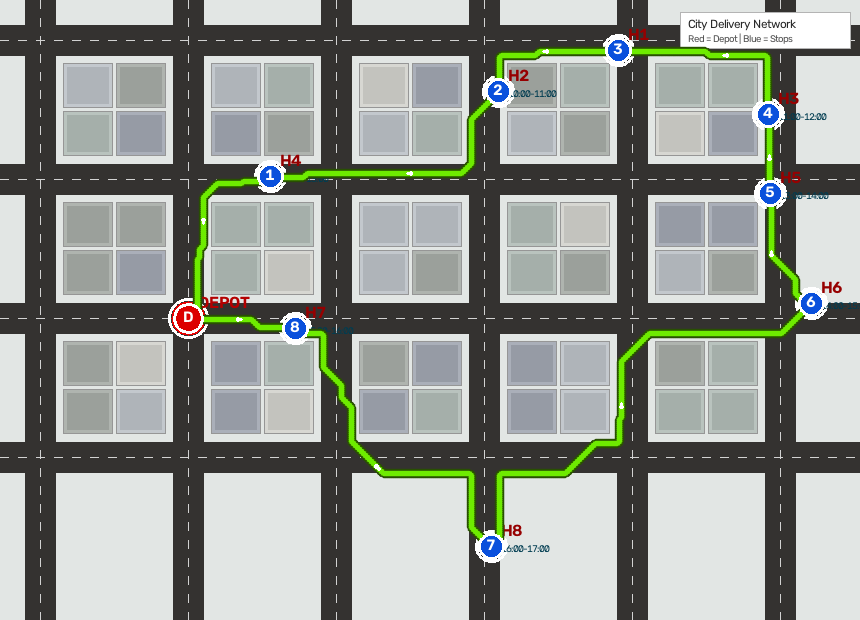
#> input picture route_road_test.png, 860 x 620 px
$ python -i pathfinding.py   (imports and definitions only)
#> lines starting #> are read from the running program, lines starting #| are printed output that depends on the picture; after the words box and inside, x2 and y2 are one past the last pixel; in counts of white or black regions, pixels touching at a corner belong together
#> further down, picture is the input picture: shape (620, 860, 3); mean B, G, R 148.5, 154.5, 149.8
"""
pathfinding.py — Road Extraction & A* Pathfinding Engine
Last-Mile Delivery Route Optimiser
-------------------------------------------------------
Responsibilities:
  • Convert map to grayscale and threshold to isolate road/street pixels.
  • Snap off-road or building coordinates to the nearest walkable road pixel.
  • Fast A* search on 2D road grids using 8-connectivity and NumPy acceleration.
  • Calculate true pairwise A* road distance matrix strictly between the primary Red Depot
    (Index 0) and all selected Blue Houses.
  • Render road-following polylines with turn indicators, arrows, and step badges.
"""

from __future__ import annotations

import heapq
import math
import time
from typing import Optional
import cv2
import numpy as np


class RoadGrid:
    """
    Manages the 2D walkable road grid, coordinate snapping, and fast A* search.
    """

    # [161 lines left out: functions __init__, snap_to_road, find_path, not called in this run]


# ──────────────────────────────────────────────────────────────────────────────
# Road Extraction & Masking
# ──────────────────────────────────────────────────────────────────────────────

def extract_road_mask(
    image: np.ndarray,
    road_type: str = "dark",
    threshold: int = 140,
    node_coords: Optional[list[tuple[int, int]]] = None,
    unblock_radius: int = 20,
) -> np.ndarray:
    """
    Extract a binary mask where road pixels are 255 (walkable) and buildings are 0.

    Parameters
    ----------
    image          : Loaded BGR or RGB map image.
    road_type      : "dark" (asphalt/dark roads on light map) or "light" (bright corridors).
    threshold      : Grayscale cutoff threshold (0..255).
    node_coords    : Optional list of (cx, cy) centroids for depot/houses.
                     These regions are stamped as walkable so colored dot markers
                     do not act as obstacles blocking road access.
    unblock_radius : Radius around each stop to guarantee road connectivity.
    """
#> called with road_type = 'dark', threshold = 140, unblock_radius = 20
    if image.ndim == 3:
        gray = cv2.cvtColor(image, cv2.COLOR_BGR2GRAY)
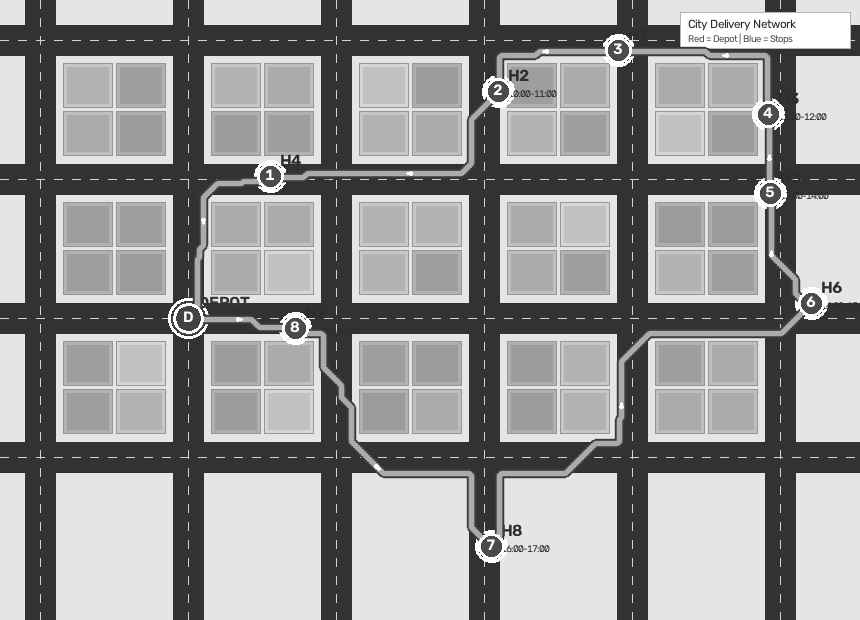
#> gray: shape (620, 860); min 40, max 255, mean 152.4
    else:
        gray = image.copy()

    if road_type == "dark":
        # Road pixels are darker than surrounding buildings
        _, mask = cv2.threshold(gray, threshold, 255, cv2.THRESH_BINARY_INV)
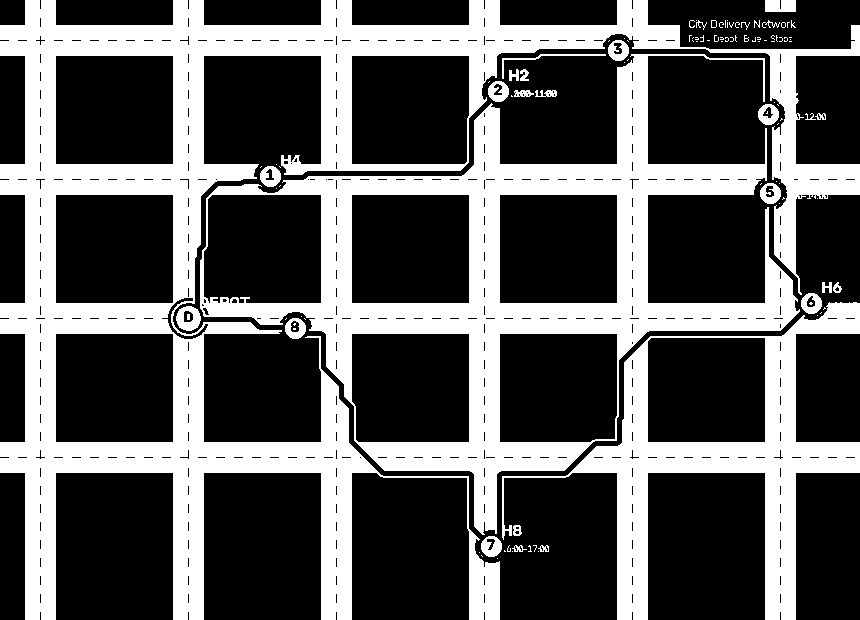
#> mask: shape (620, 860); 34.5% white; 109 white regions (79 under 20 px), largest, box (x1, y1, x2, y2) and area: (0, 0, 860, 620) 96990, (200, 54, 800, 535) 57612, (502, 302, 860, 620) 24823
    else:
        # Road pixels are lighter than surroundings
        _, mask = cv2.threshold(gray, threshold, 255, cv2.THRESH_BINARY)

    # Morphological closing to seal small road cracks/dashes
    kernel_close = cv2.getStructuringElement(cv2.MORPH_RECT, (5, 5))
    mask = cv2.morphologyEx(mask, cv2.MORPH_CLOSE, kernel_close)
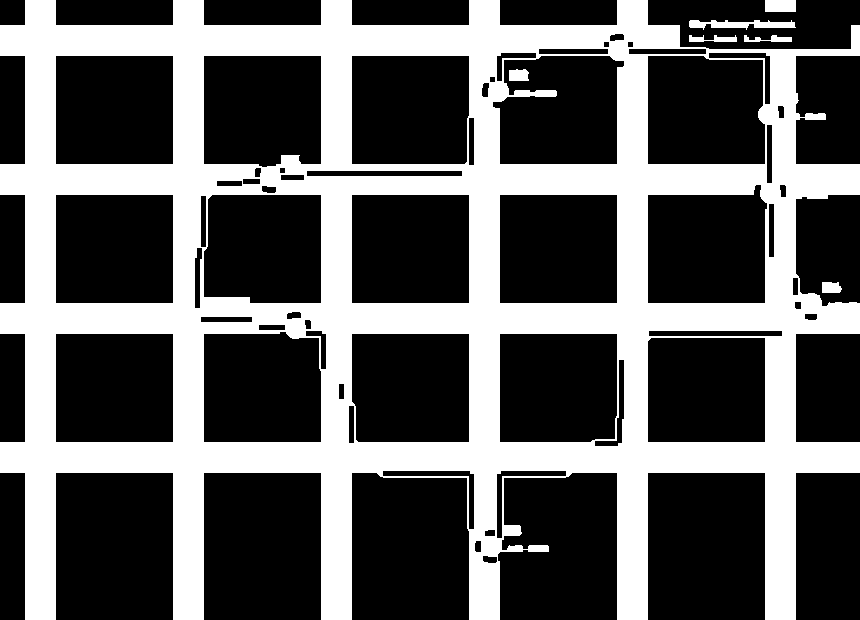
#> mask: shape (620, 860); 36.1% white; 7 white regions, largest, box (x1, y1, x2, y2) and area: (0, 0, 860, 620) 190471, (689, 20, 796, 30) 650, (765, 0, 796, 12) 372

    # Ensure all delivery stops and the primary depot have walkable access paths
    if node_coords:
        for cx, cy in node_coords:
            cv2.circle(mask, (int(cx), int(cy)), unblock_radius, 255, -1)

    return mask


# ──────────────────────────────────────────────────────────────────────────────
# Pairwise Road Distance Matrix Builder
# ──────────────────────────────────────────────────────────────────────────────

# [33 lines left out: function build_road_distance_matrix, not called in this run]


# ──────────────────────────────────────────────────────────────────────────────
# Road-Following Route Drawing
# ──────────────────────────────────────────────────────────────────────────────

LEG_PALETTE: list[tuple[int, int, int]] = [
    (235, 175, 40),   # Leg 1: Sky Blue / Cyan (BGR)
    (40, 215, 90),    # Leg 2: Emerald Green
    (210, 50, 230),   # Leg 3: Bright Magenta / Violet
    (20, 150, 255),   # Leg 4: Amber / Orange
    (240, 80, 160),   # Leg 5: Electric Purple
    (40, 220, 240),   # Leg 6: Golden Yellow
    (70, 100, 245),   # Leg 7: Coral Red
    (160, 230, 50),   # Leg 8: Lime Green
]
RETURN_LEG_COLOR: tuple[int, int, int] = (0, 210, 255)  # Gold/Amber for return to depot


# [143 lines left out: function draw_road_following_route, not called in this run]

>>> import cv2
>>> picture = cv2.imread('route_road_test.png')
>>> result = extract_road_mask(picture)

$ run again, on generated_map.png
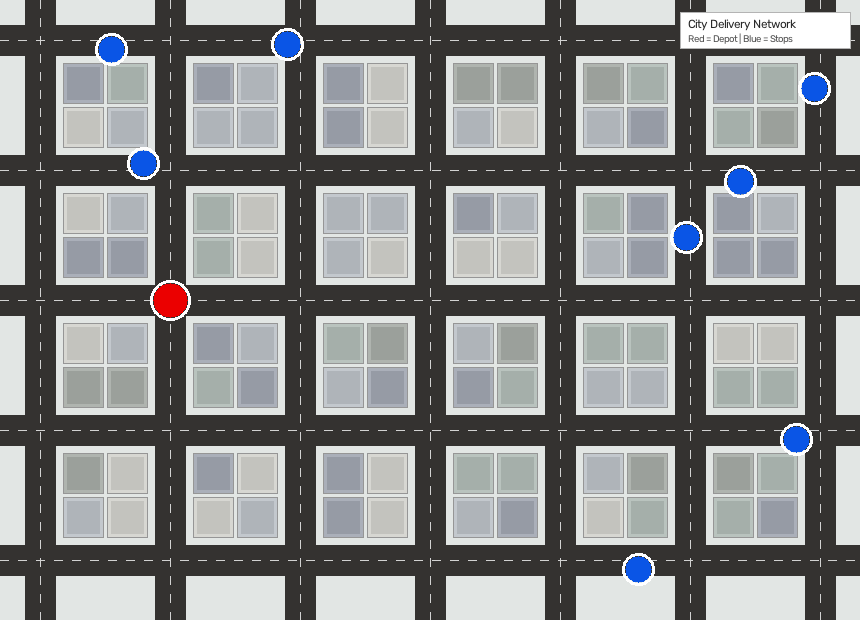
#> input picture generated_map.png, 860 x 620 px
#> picture is the input picture: shape (620, 860, 3); mean B, G, R 138.6, 138.5, 136.8
#> in extract_road_mask, `_, mask = cv2.threshold(gray, threshold, 255, cv2.THRESH_BINARY_INV)`:
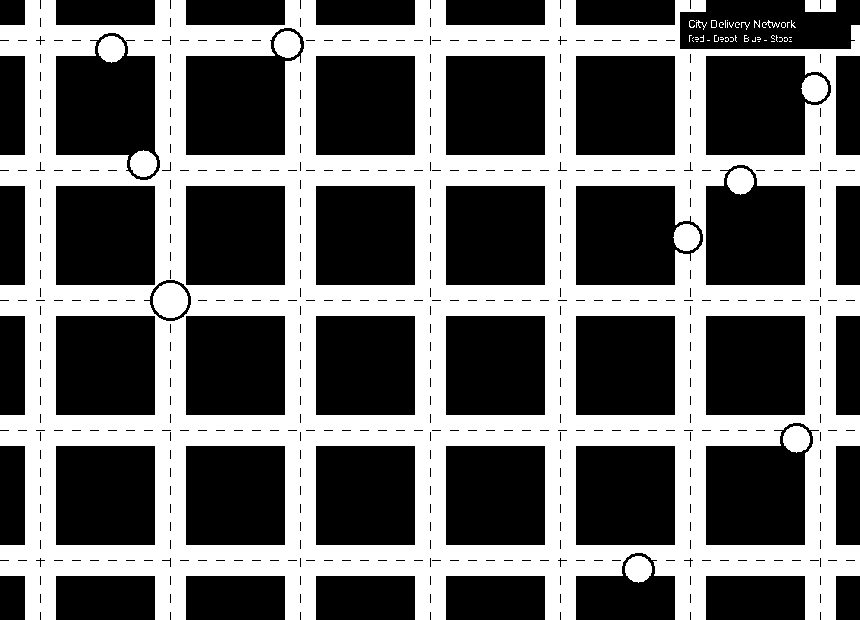
#> mask: shape (620, 860); 42.1% white; 53 white regions (37 under 20 px), largest, box (x1, y1, x2, y2) and area: (0, 0, 860, 620) 218058, (153, 283, 188, 318) 971, (274, 31, 301, 58) 572
#> in extract_road_mask, `mask = cv2.morphologyEx(mask, cv2.MORPH_CLOSE, kernel_close)`:
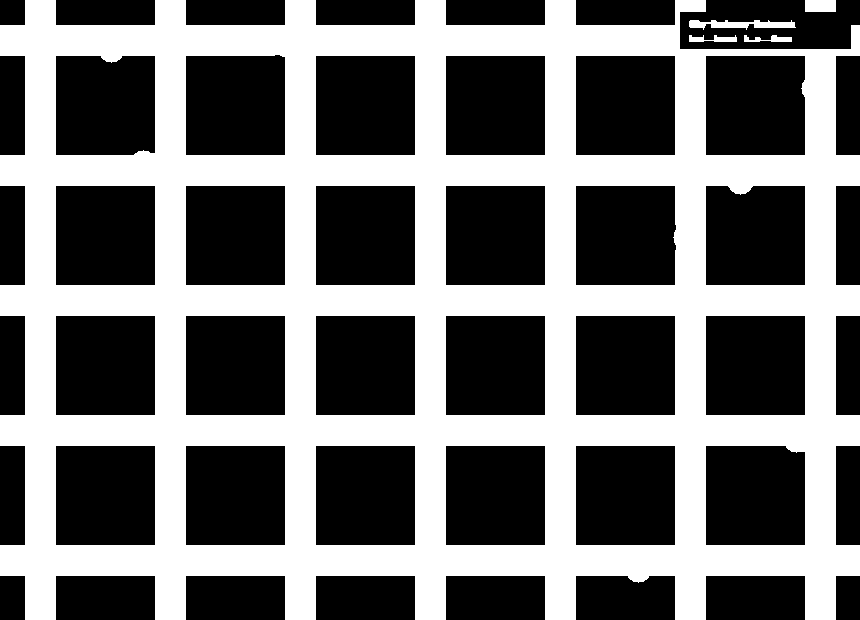
#> mask: shape (620, 860); 43.3% white; 5 white regions, box (x1, y1, x2, y2) and area: (0, 0, 860, 620) 229556, (689, 20, 796, 30) 650, (805, 0, 836, 12) 372, (689, 35, 737, 42) 216, (744, 35, 792, 42) 197

$ run again, on sample_map.png
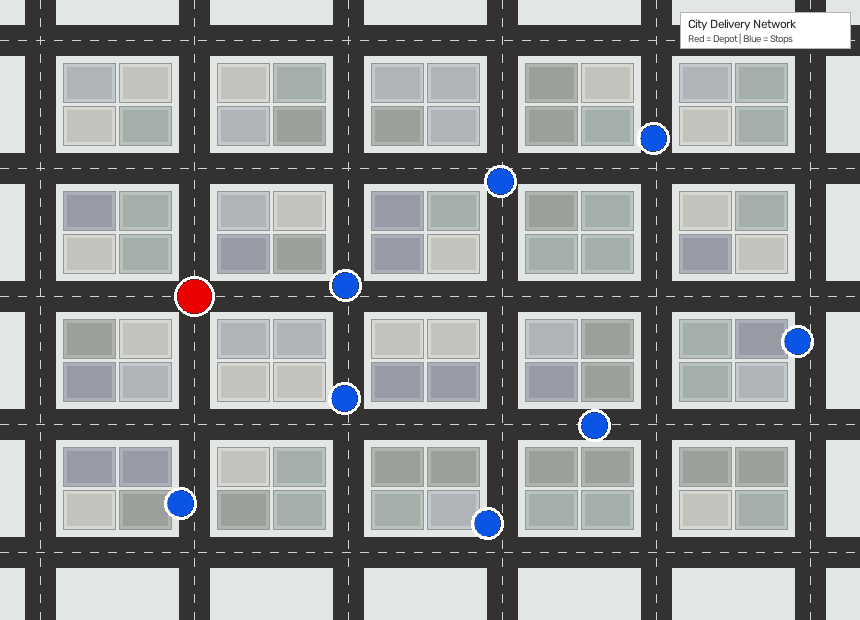
#> input picture sample_map.png, 860 x 620 px
#> picture is the input picture: shape (620, 860, 3); mean B, G, R 141.9, 142.4, 140.4
#> in extract_road_mask, `_, mask = cv2.threshold(gray, threshold, 255, cv2.THRESH_BINARY_INV)`:
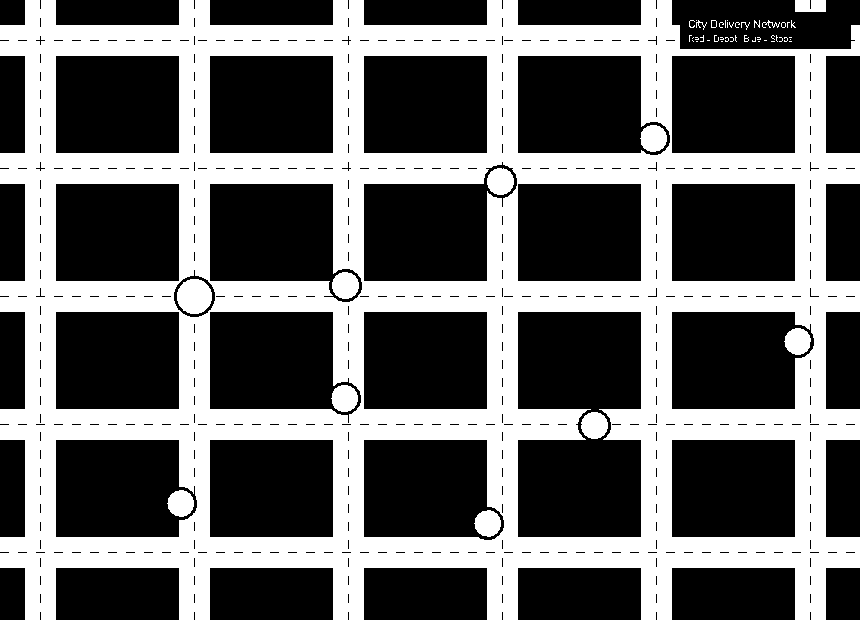
#> mask: shape (620, 860); 39.5% white; 53 white regions (37 under 20 px), largest, box (x1, y1, x2, y2) and area: (0, 0, 860, 620) 204288, (177, 279, 212, 314) 971, (487, 168, 514, 195) 576
#> in extract_road_mask, `mask = cv2.morphologyEx(mask, cv2.MORPH_CLOSE, kernel_close)`:
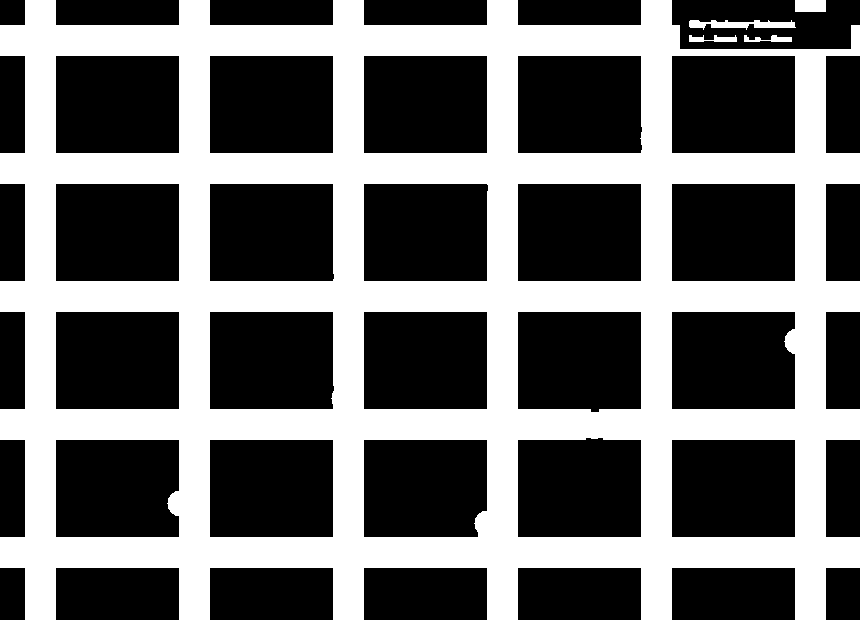
#> mask: shape (620, 860); 40.7% white; 5 white regions, box (x1, y1, x2, y2) and area: (0, 0, 860, 620) 215542, (689, 20, 796, 30) 650, (795, 0, 826, 12) 372, (689, 35, 737, 42) 216, (744, 35, 792, 42) 197
